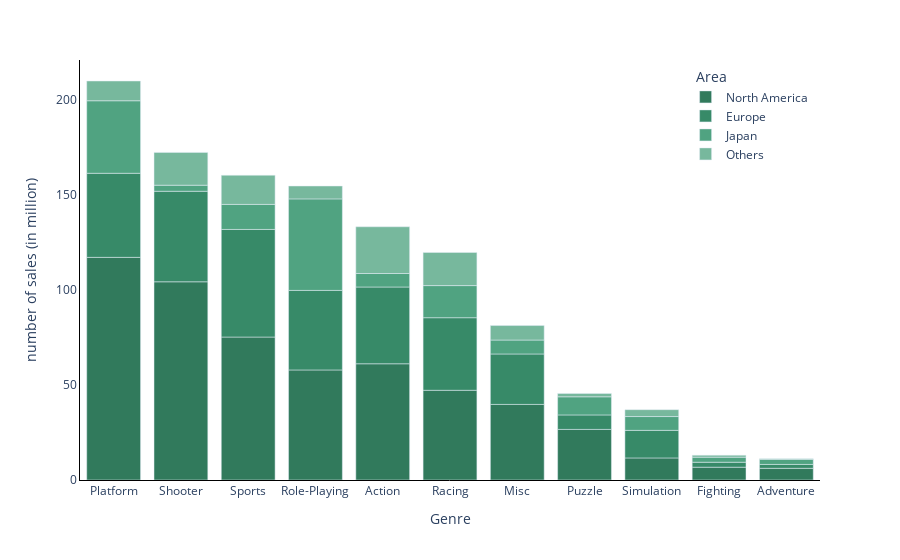

Here is the notebook cell this chart was saved with:
### Markdown cell above
### (b) Variabel Varianten
In diesem Aufgabenteil sollen Sie das Diagramm aus (a) so erweitern, dass es Variationen in den visuellen Variablen erlaubt, also etwa eine andere Farbe, andere Formen, ein anderes Layout oder aber textuelle Ergänzungen. Erzeugen Sie einen Screenshot des Diagrammes und fügen Sie diesen in das Lösungs-pdf ein. (5 P.)

### Code cell
def stacked_bar_chart_plotly(main_filter, sales_filter, color_choice):
    if color_choice == 'green':
        colortheme = ['#317a5c','#378a68','#50a381', '#77b89d']
    else:
        colortheme = ['#1a889d', '#4da3b3', '#80bdc9', '#b3d7de']

    # extract and copy date from df
    df_bar = df[[main_filter,'North America', 'Europe', 'Japan', 'Others', 'Global']]
    df_bar = df_bar[df_bar['Global'] > sales_filter]

    # group by filter and sort by global sales
    df_bar_grouped = df_bar.groupby([main_filter]).sum()
    df_bar_grouped = df_bar_grouped.sort_values(by=['Global'], ascending=False)

    #main filter as column
    df_bar_grouped.reset_index(inplace=True)
    df_bar_grouped = df_bar_grouped.rename(columns = {'index':main_filter})

    # Global Sales not shown
    df_bar_grouped = df_bar_grouped [[main_filter, 'North America', 'Europe', 'Japan', 'Others']]

    fig = px.bar(df_bar_grouped, x=main_filter, y=['North America', 'Europe', 'Japan', 'Others'], color_discrete_sequence= colortheme)
    fig.update_layout(plot_bgcolor='white',paper_bgcolor='white')
    fig.update_xaxes(showline=True, linewidth=1, linecolor='black')
    fig.update_yaxes(showline=True, linewidth=1, linecolor='black', title = 'number of sales (in million)')

    fig.update_layout(legend=dict(
    title = '  Area',
    yanchor="top",
    y=0.99,
    xanchor="right",
    x=0.99
))
    return fig

stacked_bar_chart_plotly('Genre', 10, 'green')

### Figure 1 — Plotly figure (JSON) as saved in the notebook; plotly's stock layout.template omitted (floating-point values rounded to 4 significant figures)
{"data": [{"alignmentgroup": "True", "hovertemplate": "variable=North America<br>Genre=%{x}<br>value=%{y}<extra></extra>", "legendgroup": "North America", "marker": {"color": "#317a5c", "pattern": {"shape": ""}}, "name": "North America", "offsetgroup": "North America", "orientation": "v", "showlegend": true, "textposition": "auto", "x": ["Platform", "Shooter", "Sports", "Role-Playing", "Action", "Racing", "Misc", "Puzzle", "Simulation", "Fighting", "Adventure"], "xaxis": "x", "y": [117.2, 104.4, 75.27, 57.95, 61.19, 47.24, 39.8, 26.64, 11.62, 6.75, 6.16], "yaxis": "y", "type": "bar"}, {"alignmentgroup": "True", "hovertemplate": "variable=Europe<br>Genre=%{x}<br>value=%{y}<extra></extra>", "legendgroup": "Europe", "marker": {"color": "#378a68", "pattern": {"shape": ""}}, "name": "Europe", "offsetgroup": "Europe", "orientation": "v", "showlegend": true, "textposition": "auto", "x": ["Platform", "Shooter", "Sports", "Role-Playing", "Action", "Racing", "Misc", "Puzzle", "Simulation", "Fighting", "Adventure"], "xaxis": "x", "y": [44.27, 47.67, 56.65, 41.88, 40.42, 38.21, 26.55, 7.62, 14.52, 2.61, 2.04], "yaxis": "y", "type": "bar"}, {"alignmentgroup": "True", "hovertemplate": "variable=Japan<br>Genre=%{x}<br>value=%{y}<extra></extra>", "legendgroup": "Japan", "marker": {"color": "#50a381", "pattern": {"shape": ""}}, "name": "Japan", "offsetgroup": "Japan", "orientation": "v", "showlegend": true, "textposition": "auto", "x": ["Platform", "Shooter", "Sports", "Role-Playing", "Action", "Racing", "Misc", "Puzzle", "Simulation", "Fighting", "Adventure"], "xaxis": "x", "y": [38.18, 3.19, 13.18, 48.18, 7.11, 16.91, 7.33, 9.54, 7.26, 2.66, 2.69], "yaxis": "y", "type": "bar"}, {"alignmentgroup": "True", "hovertemplate": "variable=Others<br>Genre=%{x}<br>value=%{y}<extra></extra>", "legendgroup": "Others", "marker": {"color": "#77b89d", "pattern": {"shape": ""}}, "name": "Others", "offsetgroup": "Others", "orientation": "v", "showlegend": true, "textposition": "auto", "x": ["Platform", "Shooter", "Sports", "Role-Playing", "Action", "Racing", "Misc", "Puzzle", "Simulation", "Fighting", "Adventure"], "xaxis": "x", "y": [10.4, 17.27, 15.36, 6.78, 24.61, 17.45, 7.64, 1.76, 3.63, 1.02, 0.29], "yaxis": "y", "type": "bar"}], "layout": {"xaxis": {"anchor": "y", "domain": [0.0, 1.0], "title": {"text": "Genre"}, "showline": true, "linewidth": 1, "linecolor": "black"}, "yaxis": {"anchor": "x", "domain": [0.0, 1.0], "title": {"text": "number of sales (in million)"}, "showline": true, "linewidth": 1, "linecolor": "black"}, "legend": {"title": {"text": "  Area"}, "tracegroupgap": 0, "yanchor": "top", "y": 0.99, "xanchor": "right", "x": 0.99}, "margin": {"t": 60}, "barmode": "relative", "plot_bgcolor": "white", "paper_bgcolor": "white"}}
